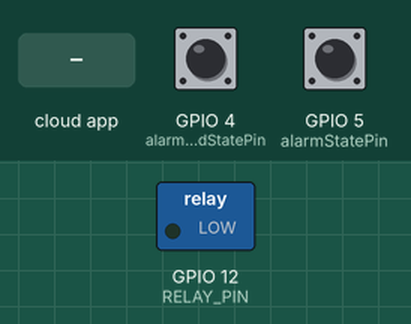
Bench run of a program on a simulated ESP8266 (NodeMCU). On the bench: switched loads named in the program (green lamp = pin HIGH). The inputs (shaded band) are chosen by the test bench; at power-on: GPIO 4 (alarmArmedStatePin) HIGH, GPIO 5 (alarmStatePin) HIGH. WiFi joins after 1.5 s; servers stay silent unless stated; what the program prints to the serial monitor is not drawn.

Above: at 2.7 s.
2.8 s: the phone or cloud app sets Allarme to 0
At 3.2 s:
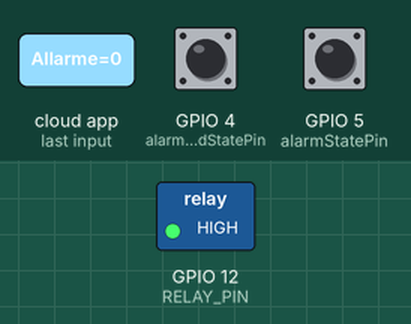
4.8 s: the phone or cloud app sets Stato.Allarme to 0
Timing chart, 0 to 7.8 s (numbered marks = the images above; inputs shaded):
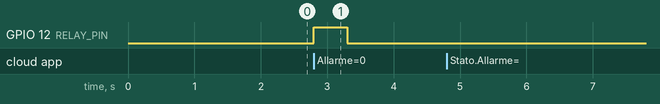

The program:

main.cpp
```cpp
#include <Arduino.h>
#include <ESP8266WiFi.h>
#include "fauxmoESP.h"
#include "WiFiConfig.h" // Include WiFi credentials from external file

#define SERIAL_BAUDRATE 115200
#define RELAY_PIN 12

const int alarmArmedStatePin = 4;
const int alarmStatePin = 5;

fauxmoESP fauxmo;

int alarmArmedState = 0;
int alarmState = 0;
char *alarm_device_name = "Allarme";
char *alarm_status_device_name = "Stato Allarme";

unsigned char alarm_device_id;

int alarmArmedReadState = 0;
int alarmReadState = 0;

bool firstboot = true;

// -----------------------------------------------------------------------------
// Wifi
// -----------------------------------------------------------------------------

void wifiSetup() {

    // Set WIFI module to STA mode
    WiFi.mode(WIFI_STA);

    // Connect
    Serial.printf("[WIFI] Connecting to %s ", WIFI_SSID);
    WiFi.begin(WIFI_SSID, WIFI_PASS);

    // Wait
    while (WiFi.status() != WL_CONNECTED) {
        Serial.print(".");
        delay(100);
    }
    Serial.println();

    // Connected!
    Serial.printf("[WIFI] STATION Mode, SSID: %s, IP address: %s\n", WiFi.SSID().c_str(), WiFi.localIP().toString().c_str());
}

void toggle_callback(unsigned char device_id, const char * device_name, bool state, unsigned char value) {
  Serial.printf("Device %s state %d requested value %d\n", device_name, state, value);

  if ((strcmp(alarm_device_name,device_name) == 0 ) && state != alarmArmedState){
    Serial.println(" Toggle");
    digitalWrite(RELAY_PIN, HIGH);
    delay(500);
    digitalWrite(RELAY_PIN, LOW);
  }
}

void setup() {

  pinMode(RELAY_PIN, OUTPUT);
  pinMode(alarmArmedStatePin, INPUT_PULLUP);
  pinMode(alarmStatePin, INPUT_PULLUP);

  digitalWrite(RELAY_PIN, LOW);

  // Init serial port and clean garbage
  Serial.begin(SERIAL_BAUDRATE);
  Serial.println("FauxMo demo sketch");
  Serial.println("After connection, ask Alexa/Echo to 'turn <devicename> on' or 'off'");

  // Wifi
  wifiSetup();

  // Fauxmo
  fauxmo.createServer(true); // not needed, this is the default value
  fauxmo.setPort(80); // This is required for gen3 devices

  fauxmo.enable(true);

  fauxmo.addDevice(alarm_device_name);
  fauxmo.addDevice(alarm_status_device_name);
  fauxmo.onSetState(toggle_callback);

}

void loop() {
  fauxmo.handle();

  alarmArmedReadState = digitalRead(alarmArmedStatePin);
  alarmReadState = digitalRead(alarmStatePin);


  if (firstboot) {
    fauxmo.setState(alarm_device_name,alarmArmedState,254);
    fauxmo.setState(alarm_status_device_name, alarmState,254);
    firstboot = false;

    Serial.printf("First boot, reporting armed state, previous %d, actual %d\n", alarmArmedState,alarmArmedReadState);
  }

  if (alarmArmedReadState != alarmArmedState)
  {
    Serial.printf("Reporting armed state, previous %d, actual %d\n", alarmArmedState,alarmArmedReadState);
    alarmArmedState = alarmArmedReadState;
    fauxmo.setState(alarm_device_name,alarmArmedState,254);
  }

  if (alarmReadState != alarmState)
  {
    Serial.printf("Reporting alarm state, previous %d, actual %d\n", alarmState,alarmReadState);
    alarmState = alarmReadState;
    fauxmo.setState(alarm_status_device_name,alarmState,254);

  }
  static unsigned long last = millis();
  static unsigned long last_for_30s =  millis();

  if (millis() - last > 5000) {
    last = millis();
    Serial.printf("[MAIN] STATION Mode, SSID: %s, IP address: %s\n", WiFi.SSID().c_str(), WiFi.localIP().toString().c_str());
    Serial.printf("[MAIN] Free heap: %d bytes, armed state: %d, alarm state: %d\n", ESP.getFreeHeap(), alarmArmedState,alarmState);


  }
  if (millis() - last_for_30s > 30000) {
      last_for_30s = millis();
      Serial.printf("Reporting armed tate after 30s, previous %d, actual %d, armed state: %d\n", alarmArmedState,alarmArmedReadState,alarmState);
      fauxmo.setState(alarm_device_name,alarmArmedState,254);
      fauxmo.setState(alarm_status_device_name, alarmState,254);
  }
}
```

WiFiConfig_sample.h
```cpp
#ifndef WIFI_CONFIG_H
#define WIFI_CONFIG_H

#define WIFI_SSID "your_wifi_ssid" // Replace with your WiFi name
#define WIFI_PASS "your_wifi_password" // Replace with your WiFi password

#endif // WIFI_CONFIG_H
```

Measured:
- after the input at 2.8 s, GPIO 12 (RELAY_PIN): LOW → HIGH at once, → LOW 0.50 s later
- after the input at 4.8 s, every drawn part: stays the same
